Frame 1 (no input): blank canvas, image omitted
Frame 60 (the mouse pressed at the canvas centre just before this capture): blank canvas, image omitted
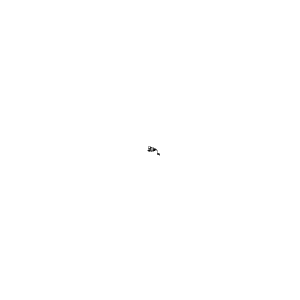
Frame 120 (the mouse held since frame 60 and released just before this capture)

The Processing sketch whose frames 1 and 60 were blank and that drew this single picture after the mouse press (run headless with seeded random() and noise(); from frame 60 on, the mouse is pressed at the canvas centre):

// Processing sketch: randomWalker_11
// ── randomWalker_11.pde
float dado;
float posX = 0;
float posY = 0;
float step = 1;

void setup()
{
  size(300, 300);
  background(255);
  
  stroke(0, 128);
}

void draw()
{
  translate(width/2, height/2);
  //background(255);
  
  dado = random(1);

  if (dado < 0.25)
  {
    posX = posX + step;
  } 
  else if (dado > 0.25 && dado < 0.5)
  {
    posX = posX - step;
  } 
  else if (dado > 0.5 && dado < 0.75)
  {
    posY = posY + step;
  } 
  else if (dado > 0.75)
  {
    posY = posY - step;
  }
  
  posX = constrain(posX, -width/2, width/2);
  posY = constrain(posY, -height/2, height/2);
  
  point(posX, posY);
}
